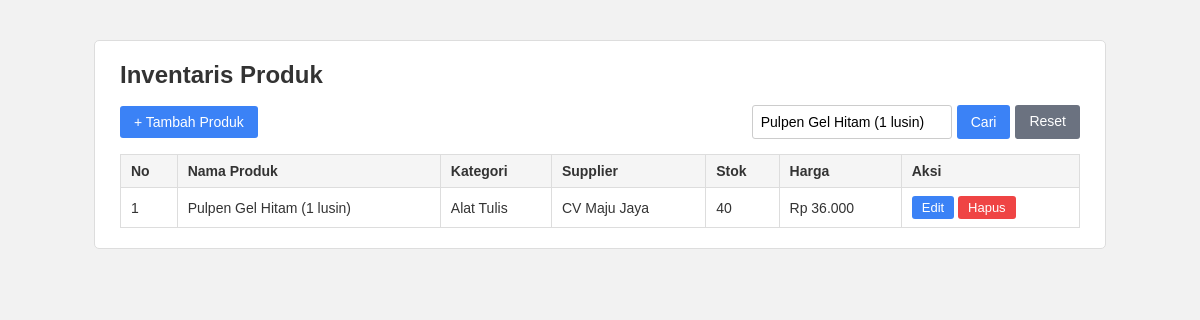
/index.php?cari=Pulpen Gel Hitam (1 lusin), run on the app's committed database.
### tables this page shows
CREATE TABLE produk (
    id INT AUTO_INCREMENT PRIMARY KEY,
    nama_produk VARCHAR(150) NOT NULL,
    kategori_id INT NOT NULL,
    supplier_id INT NOT NULL,
    stok INT NOT NULL DEFAULT 0,
    harga DECIMAL(12, 2) NOT NULL DEFAULT 0,
    created_at TIMESTAMP DEFAULT CURRENT_TIMESTAMP,
    CONSTRAINT fk_produk_kategori FOREIGN KEY (kategori_id)
        REFERENCES kategori(id) ON UPDATE CASCADE ON DELETE RESTRICT,
    CONSTRAINT fk_produk_supplier FOREIGN KEY (supplier_id)
        REFERENCES supplier(id) ON UPDATE CASCADE ON DELETE RESTRICT
);

CREATE TABLE kategori (
    id INT AUTO_INCREMENT PRIMARY KEY,
    nama_kategori VARCHAR(100) NOT NULL UNIQUE
);

CREATE TABLE supplier (
    id INT AUTO_INCREMENT PRIMARY KEY,
    nama_supplier VARCHAR(100) NOT NULL,
    telepon VARCHAR(20),
    alamat VARCHAR(255)
);

### config/helpers.php (called while the page is built, shortened)
<?php
function e($teks)
{
    return htmlspecialchars((string) $teks, ENT_QUOTES, 'UTF-8');
}
function rupiah($angka)
{
    return 'Rp ' . number_format($angka, 0, ',', '.');
}

### index.php (the view, shortened to what this page needs)
<?php
require 'config/helpers.php';
$db = Database::getInstance()->getConnection();
$cari = trim($_GET['cari'] ?? '');
$sql = 'SELECT p.id, p.nama_produk, p.stok, p.harga,
               k.nama_kategori, s.nama_supplier
        FROM produk p
        JOIN kategori k ON p.kategori_id = k.id
        JOIN supplier s ON p.supplier_id = s.id';
if ($cari !== '') {
    $sql .= ' WHERE p.nama_produk LIKE :cari OR k.nama_kategori LIKE :cari2 OR s.nama_supplier LIKE :cari3';
}
$sql .= ' ORDER BY p.id DESC';
$stmt = $db->prepare($sql);
if ($cari !== '') {
    $keyword = '%' . $cari . '%';
    $stmt->bindValue(':cari', $keyword);
    $stmt->bindValue(':cari2', $keyword);
    $stmt->bindValue(':cari3', $keyword);
}
$stmt->execute();
$produk = $stmt->fetchAll();
?>
<!DOCTYPE html>
<html lang="id">
<head>
    <link rel="stylesheet" href="assets/style.css">
</head>
<body>
    <div class="container">
        <h1>Inventaris Produk</h1>
        <div class="toolbar">
            <a href="create.php" class="btn">+ Tambah Produk</a>
            <form method="get" action="index.php" class="search">
                <input type="text" name="cari" placeholder="Cari produk..." value="<?= e($cari) ?>">
                <button type="submit" class="btn">Cari</button>
                <?php if ($cari !== ''): ?>
                    <a href="index.php" class="btn btn-secondary">Reset</a>
                <?php endif; ?>
            </form>
        </div>
        <table>
            <thead>
                <tr>
                    <th>No</th>
                    <th>Nama Produk</th>
                    <th>Kategori</th>
                    <th>Supplier</th>
                    <th>Stok</th>
                    <th>Harga</th>
                    <th>Aksi</th>
                </tr>
            </thead>
            <tbody>
                <?php foreach ($produk as $i => $row): ?>
                    <tr>
                        <td><?= $i + 1 ?></td>
                        <td><?= e($row['nama_produk']) ?></td>
                        <td><?= e($row['nama_kategori']) ?></td>
                        <td><?= e($row['nama_supplier']) ?></td>
                        <td><?= e($row['stok']) ?></td>
                        <td><?= e(rupiah($row['harga'])) ?></td>
                        <td class="aksi">
                            <a href="edit.php?id=<?= e($row['id']) ?>" class="btn btn-small">Edit</a>
                            <form method="post" action="delete.php"
                                  onsubmit="return confirm('Yakin ingin menghapus produk ini?');">
                                <button type="submit" class="btn btn-small btn-danger">Hapus</button>
                            </form>
                        </td>
                    </tr>
                <?php endforeach; ?>
            </tbody>
        </table>
    </div>
</body>
</html>

### assets/style.css (style rules this page uses)
body { font-family: Arial, sans-serif; background: #f2f2f2; margin: 0; color: #333; }
.container { max-width: 960px; margin: 40px auto; background: #fff; padding: 20px 25px; border: 1px solid #ddd; border-radius: 5px; }
h1 { margin-top: 0; font-size: 24px; }
.toolbar { display: flex; justify-content: space-between; align-items: center; flex-wrap: wrap; gap: 10px; margin-bottom: 15px; }
.search { display: flex; gap: 5px; }
.search input { width: 200px; margin: 0; }
table { width: 100%; border-collapse: collapse; font-size: 14px; }
th, td { border: 1px solid #ddd; padding: 8px 10px; text-align: left; }
th { background: #f5f5f5; }
.aksi { white-space: nowrap; }
.aksi form { display: inline; }
input, select { width: 100%; padding: 8px; margin-top: 4px; border: 1px solid #ccc; border-radius: 3px; box-sizing: border-box; font-size: 14px; }
.btn { display: inline-block; padding: 8px 14px; background: #3b82f6; color: #fff; border: none; border-radius: 3px; cursor: pointer; text-decoration: none; font-size: 14px; }
.btn-small { padding: 4px 10px; font-size: 13px; }
.btn-secondary { background: #6b7280; }
.btn-danger { background: #ef4444; }

### data on the page
produk: nama_produk "Pulpen Gel Hitam (1 lusin)", kategori.nama_kategori "Alat Tulis", supplier.nama_supplier "CV Maju Jaya", stok "40", harga "Rp 36.000"
